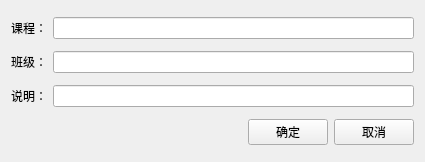
<?xml version="1.0" encoding="UTF-8"?>
<ui version="4.0">
 <class>MathLabAddWidget</class>
 <widget class="QWidget" name="MathLabAddWidget">
  <property name="geometry">
   <rect>
    <x>0</x>
    <y>0</y>
    <width>425</width>
    <height>162</height>
   </rect>
  </property>
  <property name="windowTitle">
   <string>实验规划</string>
  </property>
  <layout class="QGridLayout" name="gridLayout">
   <item row="0" column="2" colspan="3">
    <widget class="QLineEdit" name="lineEdit_Course"/>
   </item>
   <item row="0" column="0">
    <widget class="QLabel" name="label">
     <property name="text">
      <string>课程：</string>
     </property>
    </widget>
   </item>
   <item row="3" column="2">
    <spacer name="horizontalSpacer">
     <property name="orientation">
      <enum>Qt::Horizontal</enum>
     </property>
     <property name="sizeHint" stdset="0">
      <size>
       <width>258</width>
       <height>20</height>
      </size>
     </property>
    </spacer>
   </item>
   <item row="1" column="0">
    <widget class="QLabel" name="label_3">
     <property name="text">
      <string>班级：</string>
     </property>
    </widget>
   </item>
   <item row="3" column="4">
    <widget class="QPushButton" name="pushButton_Cancel">
     <property name="text">
      <string>取消</string>
     </property>
    </widget>
   </item>
   <item row="2" column="2" colspan="3">
    <widget class="QLineEdit" name="lineEdit_instruction"/>
   </item>
   <item row="1" column="2" colspan="3">
    <widget class="QLineEdit" name="lineEdit_Classes"/>
   </item>
   <item row="3" column="3">
    <widget class="QPushButton" name="pushButton_Ok">
     <property name="text">
      <string>确定</string>
     </property>
    </widget>
   </item>
   <item row="2" column="0">
    <widget class="QLabel" name="label_4">
     <property name="text">
      <string>说明：</string>
     </property>
    </widget>
   </item>
  </layout>
 </widget>
 <layoutdefault spacing="6" margin="11"/>
 <resources/>
 <connections/>
</ui>
